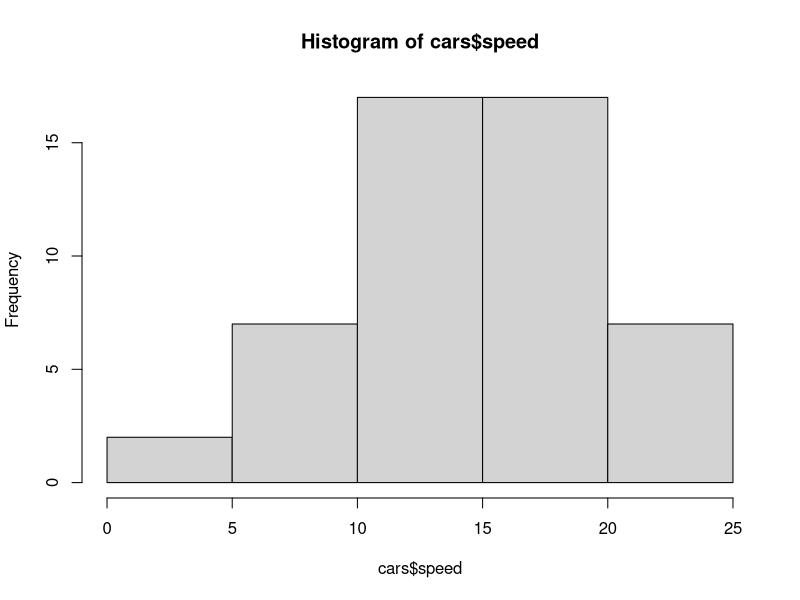
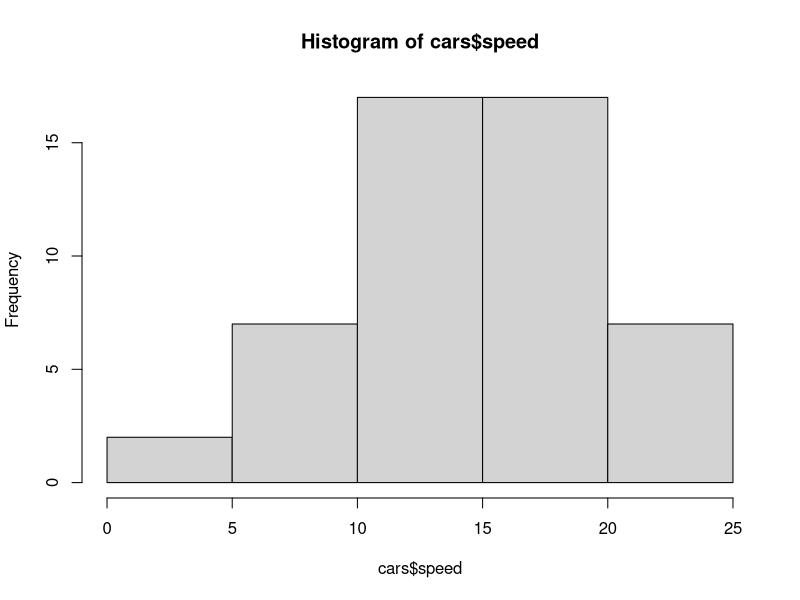

Recreate these plots in R, in order.
## ---- chunk 1
str(cars)
hist(cars$speed)
mean_speed = mean(cars$speed)
mean_speed
sd_speed = sd(cars$speed)
sd_speed

## ---- chunk 2
shapiro.test(cars$speed)
## ---- chunk 3
library(nortest)
lillie.test(cars$speed)
## ---- chunk 4
# Test for N(mean_speed,sd_speed)
ks.test(cars$speed,'pnorm',mean_speed,sd_speed)

# Test for N(0,1)
ks.test(cars$speed,'pnorm')
## ---- chunk 5
h = hist(cars$speed) # hist of data
Ob = h$counts # observed frequencies in classes


p1 = pnorm(5,mean_speed,sd_speed)# P(X <= 5)
p2 = pnorm(10,mean_speed,sd_speed)-pnorm(5,mean_speed,sd_speed) # P(5<=X <= 10)
p3 = pnorm(15,mean_speed,sd_speed)-pnorm(10,mean_speed,sd_speed) # P(10<=X <= 15)
p4 = pnorm(20,mean_speed,sd_speed)-pnorm(15,mean_speed,sd_speed) # P(15<=X <= 20)
p5 = 1- pnorm(20,mean_speed,sd_speed) # P(X> 20)

Pj = c(p1,p2,p3,p4,p5) # put everything in one array
sum(Pj) # is it = 1?
Ej = Pj*50 # Expected counts
Ej

# Chi-squared test for GOF
chisq.test(x=Ob,p = Pj)
## ---- chunk 6
pvalue <- 1-pchisq(1.3267,df=2)
pvalue
